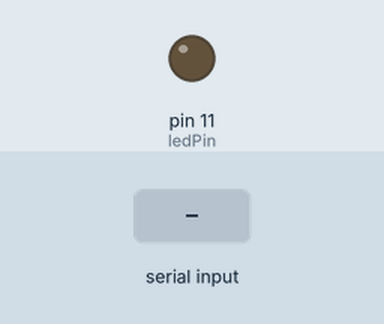
A sketch run on a simulated Arduino Uno, built with avr-gcc and run on an emulated ATmega328P. On the bench: output pins drawn as LEDs (lit = HIGH). Inputs (shaded band) come from the test bench. What the sketch prints to the serial monitor is not drawn.

Above: at 1.2 s.
1.3 s: "90,45\n" received over Serial
At 2.1 s:
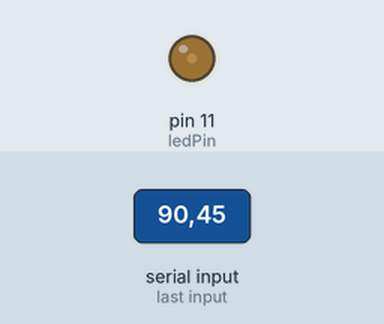
3.8 s: "30,150\n" received over Serial
At 4.4 s:
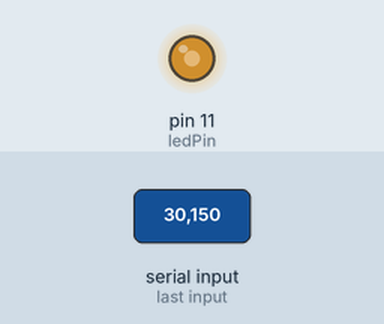
6.3 s: "200\n" received over Serial
At 7.1 s:
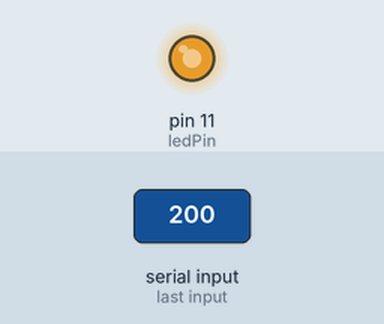
Timing chart, 0 to 9.3 s (numbered marks = the images above; inputs shaded):
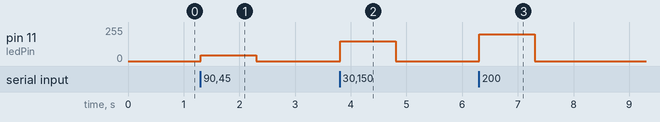

Measured:
- after the input at 1.3 s, pin 11 (ledPin): 0/255 → 45/255 at once, → 0/255 1.0 s later
- after the input at 3.8 s, pin 11 (ledPin): 0/255 → 150/255 at once, → 0/255 1.0 s later
- after the input at 6.3 s, pin 11 (ledPin): 0/255 → 200/255 at once, → 0/255 1.0 s later

The sketch:

send_brightness_led.ino
```cpp
int inInt;
int counter = 0;
int ledPin = 11;

void setup() {
  pinMode(ledPin, OUTPUT);
  Serial.begin(9600);
}

void loop() {
  if (Serial.available()) {
    Serial.print("received: ");
    inInt = Serial.parseInt();
    Serial.println(inInt);
    analogWrite(ledPin, constrain(inInt, 0, 255)); // converter o inteiro recebido para PWM duty cycle e limita valor do int entre 0 a 255
  }
}
```
